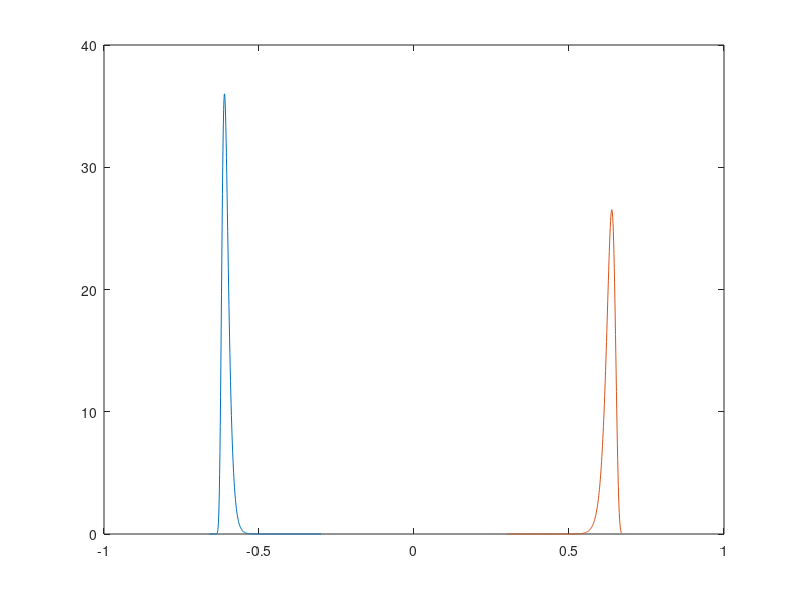

This figure's MATLAB source:
clear,clc,close

%% (1) PDFy MLE for sigma=0.01 and 0.012
load('LinearAndThirdOrderFitOfAandBversusSigma4Weibull.mat') %%obtained from the code file 'Estimateofabversussigma.m'
Sig=[0.01,0.012];

YL=-0.66:0.001:-0.3;
aL=pla(1)*Sig+pla(2);
bL=plb(1)*Sig.^3+plb(2)*Sig.^2+plb(3)*Sig+plb(4);

EstimateWLeft=zeros(length(Sig),length(YL));
for ii=1:length(Sig)
    EstimateWLeft(ii,:)=bL(ii)./aL(ii).*(abs(YL)./aL(ii)).^(bL(ii)-1).*exp(-(abs(YL)./aL(ii)).^bL(ii));
end

YR=0.3:0.001:0.67;
aR=pra(1)*Sig+pra(2);
bR=prb(1)*Sig.^3+prb(2)*Sig.^2+prb(3)*Sig+prb(4);
EstimateWRight=zeros(length(Sig),length(YR));
for ii=1:length(Sig)
    EstimateWRight(ii,:)=bR(ii)./aR(ii).*(abs(YR)./aR(ii)).^(bR(ii)-1).*exp(-(abs(YR)./aR(ii)).^bR(ii));
end
plot(YL,EstimateWLeft(1,:))
hold on
plot(YR,EstimateWRight(1,:))
%% (2) PDFtheta sigma=0.01 and 0.012
% load('Sigma0d1and0d12PDFy.mat') %%% obtained from the above (1)
% load('Zxya0d9epsilon1em4dt1em6.mat') %% Phase sensitivity function result obtained by the adjoint method. The adjoint method can be referred from e.g., Nakao 2016 Contemporary Physics and code therein.
% %%%%%%%%%%%% left %%%%%%%%%%%%%%%%%%%%%
% labelL=find(output(:,2)<0);
% theL=output(labelL,1);YtheL=output(labelL,3);
% labL=zeros(1,length(YL));
% for ii=1:length(YL)
%     [~,labL(ii)]=min(abs(YL(ii)-YtheL));
% end
% TheL=theL(labL);
% normleft1=abs(trapz(TheL,EstimateWLeft(1,:)));
% normleft2=abs(trapz(TheL,EstimateWLeft(2,:)));
% 
% %%%%%%%%%%%% right %%%%%%%%%%%%%%%%%%%%%
% labelR=find(output(:,2)>0);
% theR=output(labelR,1);YtheR=output(labelR,3);
% labR=zeros(1,length(YR));
% for ii=1:length(YR)
%     [~,labR(ii)]=min(abs(YR(ii)-YtheR));
% end
% TheR=theR(labR);
% normright1=abs(trapz(TheR,EstimateWRight(1,:)));
% normright2=abs(trapz(TheR,EstimateWRight(2,:)));

%% (3) Ktheta versus PDFtheta
% load('Ktheta(JumpStrength).mat') %% obtained from the code file 'ThetaJumpleft2right.m'
% load('Sigma0d1and0d12PDFtheta.mat') %%% obtained from the above (2)
% thelK=thetal(labL);
% therK=thetar(labR);
% LL=zeros(1,length(TheL));
% LR=zeros(1,length(TheR));
% for ii=1:length(TheL)
%     [~,LL(ii)]=min(abs(TheL(ii)-thelK));
% end
% for ii=1:length(TheR)
%     [~,LR(ii)]=min(abs(TheR(ii)-therK));
% end
% TheKL=KthetaL(LL);TheKR=KthetaR(LR);
% Kthe1=abs(trapz(TheL,TheKL'.*EstimateWLeft(1,:)/normleft1))+abs(trapz(TheR,TheKR'.*EstimateWRight(1,:)/normright1));
% Kthe2=abs(trapz(TheL,TheKL'.*EstimateWLeft(2,:)/normleft2))+abs(trapz(TheR,TheKR'.*EstimateWRight(2,:)/normright2));

%% (4) Coupling function Gammad(phi)
%%%%%%%%%%%%%%%%% mean theta on the left and right %%%%%%%%%%%%%%
% load('Sigma0d1and0d12PDFtheta.mat') %%Obtained from the above (2)
% load('LinearAndThirdOrderFitOfAandBversusSigma4Weibull.mat') %%obtained from the code file 'Estimateofabversussigma.m'
% aL=pla(1)*Sig+pla(2);
% bL=plb(1)*Sig.^3+plb(2)*Sig.^2+plb(3)*Sig+plb(4);
% aR=pra(1)*Sig+pra(2);
% bR=prb(1)*Sig.^3+prb(2)*Sig.^2+prb(3)*Sig+prb(4);
% meanLy=-aL.*gamma((bL+1)./bL); %%% the mean value of the Weibull distribution is a*Gamma((b+1)/b)
% meanRy=aR.*gamma((bR+1)./bR);
% 
% load('Zxya0d9epsilon1em4dt1em6.mat') %% Phase sensitivity function result obtained by the adjoint method. The adjoint method can be referred from e.g., Nakao 2016 Contemporary Physics and code therein.
% labelL=find(output(:,2)<0);
% theL=output(labelL,1);YtheL=output(labelL,3);
% meanL=zeros(1,length(Sig));
% for ii=1:length(Sig)
%     [~,lab]=min(abs(meanLy(ii)-YtheL));
%     meanL(ii)=theL(lab);
% end
% labelR=find(output(:,2)>0);
% theR=output(labelR,1);YtheR=output(labelR,3);
% meanR=zeros(1,length(Sig));
% for ii=1:length(Sig)
%     [~,lab]=min(abs(meanRy(ii)-YtheR));
%     meanR(ii)=theR(lab);
% end
% clear labelL labelR output theL theR YtheL YtheR
% %%%%%%%%%%%%%%%%%%%%%%%%%%%%%%%%%%%%%%%%%%%%%%%%%%%%%%%%%%%%% 
% 
% load('KtheSigma0d01and0d012.mat')
% load('Zxya0d9epsilon1em4dt1em6.mat')
% load('Ktheta(JumpStrength).mat')
% outputN=output(end:-1:1,:);
% %     Gammatheta=zeros(dN,1);
% Nz=zeros(1,2);
%     for ii=1:length(meanL)
%         thejumpL=meanL(ii);thejumpR=meanR(ii);
%         [~,labR]=min(abs(outputN(:,1)-thejumpR));
%         [~,labL]=min(abs(outputN(:,1)-thejumpL));
%         [~,labJR]=min(abs(thetar-thejumpR));[~,labRj]=min(abs(outputN(:,1)-thetaljump(labJR)));
%         [~,labJL]=min(abs(thetal-thejumpL));[~,labLj]=min(abs(outputN(:,1)-thetarjump(labJL)));
%         LabelSum=[1:1:labR labRj:1:labL labLj:1:length(outputN(:,1))];
%         magnifrac=2*pi/(2*pi-(outputN(labRj,1)-outputN(labR,1)+outputN(labLj,1)-outputN(labL,1)));
%         outputZ=[outputN(LabelSum,5)*magnifrac,outputN(LabelSum,1),outputN(LabelSum,3)];% Zy, phi, y
%         if ii==1
%             ZythetaN1=outputZ; 
%             Nz(ii)=size(outputZ,1);
%         else
%             ZythetaN2=outputZ;
%             Nz(ii)=size(outputZ,1);
%         end
%         
%     end
%     clear output outputN outputZ
%     
%     ZythetaN1(:,2)=linspace(0,2*pi,Nz(1));
%     ZythetaN2(:,2)=linspace(0,2*pi,Nz(2));
%     NGamma=1000;
%     thetaset=linspace(0,2*pi,NGamma);
%     ZythetaN=zeros(NGamma,4);
%     for ii=1:NGamma
%         [~,lab]=min(abs(ZythetaN1(:,2)'-thetaset(ii)));ZythetaN(ii,1:2)=ZythetaN1(lab,[1,3]); %%% Zy, y
%         [~,lab]=min(abs(ZythetaN2(:,2)'-thetaset(ii)));ZythetaN(ii,3:4)=ZythetaN2(lab,[1,3]);
%     end
%     ZythetaN=[ZythetaN;ZythetaN];%%% double period
%     Gammatheta=zeros(2,NGamma);
%     for ii=1:NGamma
%         Gammatheta(1,ii)=1/2/pi*sum(ZythetaN(ii:NGamma+ii-1,1).*(ZythetaN(1:NGamma,4)-ZythetaN(ii:NGamma+ii-1,2)))*2*pi/NGamma;
%         Gammatheta(2,ii)=1/2/pi*sum(ZythetaN(1:NGamma,3).*(ZythetaN(ii:NGamma+ii-1,2)-ZythetaN(1:NGamma,4)))*2*pi/NGamma;
%     end
%     Gammathetad=(Gammatheta(1,:)-Gammatheta(2,:));
%     plot(thetaset,Gammathetad)
%% (5) reduced and averaged model
% load('Gamma12andGammad.mat') %%% obtained from the above (4)
% load('KtheSigma0d01and0d012.mat') %% obtained from the code file 'ThetaJumpleft2right.m'
% omega1=omega/(1-Kthe1/2/pi);
% omega2=omega/(1-Kthe2/2/pi);
% delta=omega1-omega2;
% mu=[0.02,0.15];
% 
% muc=mu(2);
% phi0=6;dt=0.01;ts=0;te=200;
% [t,phi]=EulerPhi(phi0,dt,ts,te,Gammathetad,delta,muc);
% plot(t(1:10:end),phi(1:10:end),'-k')
% hold on

%% (6) original model
% ts=0;te=200;
% h=1e-5;
% load('Zxya0d9epsilon1em4dt1em6.mat')
% Sig=[0.01,0.012];
% mu=0.15;
% phi0=0;
% [~,lab2]=min(abs(output(:,1)-0));
% [~,lab1]=min(abs(output(:,1)-phi0));
% xy1=output(lab1,2:3);
% xy2=output(lab2,2:3);
% 
% 
% outputPositiveX=output(output(:,2)>=0,[1,3]);
% outputNegativeX=output(output(:,2)<0,[1,3]);
% outputPositiveX=outputPositiveX(1:50:end,:);
% outputNegativeX=outputNegativeX(1:50:end,:);
% 
% samplenum=100;xynDist=1000;
% phi=zeros(2*(floor((te-ts)/h/xynDist)+1),samplenum);
% parfor ss=1:samplenum
%     [~,phi(:,ss)]=par4originalphi(ss,xy1,xy2,h,ts,te,Sig,mu,xynDist,outputPositiveX,outputNegativeX);
% end
% t=linspace(ts,te,size(phi,1)/2);
% plot(t,phi(1:size(phi,1)/2,1))
% hold on
% plot(t,phi(size(phi,1)/2+1:end,1))

% % plot(t(1:1000:end),xyN(:,4))
% % hold on
% % plot(t(1:1000:end),xyN(:,2))


%% (7) reduced phase equation before averaging 
% load('LinearAndThirdOrderFitOfAandBversusSigma4Weibull.mat')
% Sig=[0.01,0.012];
% aL=pla(1)*Sig+pla(2);
% bL=plb(1)*Sig.^3+plb(2)*Sig.^2+plb(3)*Sig+plb(4);
% aR=pra(1)*Sig+pra(2);
% bR=prb(1)*Sig.^3+prb(2)*Sig.^2+prb(3)*Sig+prb(4);
% yy1=-0.667:0.0001:0;
% yy2=0:0.0001:0.667;
% CDFL=[1-exp(-(abs(yy1)/aL(1)).^bL(1));1-exp(-(abs(yy1)/aL(2)).^bL(2))];
% CDFR=[1-exp(-(yy2/aR(1)).^bR(1));1-exp(-(yy2/aR(2)).^bR(2))];
% load('Zxya0d9epsilon1em4dt1em6.mat')
% outputLTheta=output(output(:,2)<0,[1,3]);
% outputRTheta=output(output(:,2)>0&output(:,3)>0,[1,3]);
% Theleft=zeros(1,length(yy1));
% Theright=zeros(1,length(yy2));
% for ii=1:length(yy1)
%     [~,lab]=min(abs(yy1(ii)-outputLTheta(:,2)));
%     Theleft(ii)=outputLTheta(lab,1);
% end
% for ii=1:length(yy2)
%     [~,lab]=min(abs(yy2(ii)-outputRTheta(:,2)));
%     Theright(ii)=outputRTheta(lab,1);
% end
%%%%%%%%%%%%%% jump position CDF random generation
% load('CDFYandThetaSigma0d01and0d012dy0d0001.mat')
% load('Ktheta(JumpStrength).mat')
% Nsample=2e4;
% JumpLtheta=zeros(2,Nsample);
% JumpRtheta=zeros(2,Nsample);
% for kk=1:2
%     UsamL=rand(Nsample,1);
%     UsamR=rand(Nsample,1);
%     thetajumpL=zeros(Nsample,1);
%     thetajumpR=zeros(Nsample,1);
%     
%     for ii=1:Nsample
%         [~,lab]=min(abs(UsamL(ii)-CDFL(kk,:)));
%         thetajumpL(ii)=Theleft(lab);
%         [~,lab]=min(abs(UsamR(ii)-CDFR(kk,:)));
%         thetajumpR(ii)=Theright(lab);
%     end
%     JumpLtheta(kk,:)=thetajumpL;
%     JumpRtheta(kk,:)=thetajumpR;
% end
% load('Ktheta(JumpStrength).mat')
% thetakL=thetal(labL);thetakR=thetar(labR);
% JumpLtheta=JumpLtheta(:);JumpRtheta=JumpRtheta(:);
% JumpLthetaR=zeros(length(JumpLtheta),1);JumpRthetaL=zeros(length(JumpRtheta),1);
% for ii=1:length(JumpLtheta)
%     [~,lab]=min(abs(JumpLtheta(ii)-thetakL));
%     JumpLthetaR(ii)=thetakL(lab)+KthetaL(lab);
% end
% for ii=1:length(JumpRtheta)
%     [~,lab]=min(abs(JumpRtheta(ii)-thetakR));
%     JumpRthetaL(ii)=thetakR(lab)+KthetaR(lab);
% end
% JumpLtheta=reshape(JumpLtheta,2,[]);
% JumpRtheta=reshape(JumpRtheta,2,[]);
% JumpLthetaR=reshape(JumpLthetaR,2,[]);
% JumpRthetaL=reshape(JumpRthetaL,2,[]);
%%%%%%%%%%%%%%%%%%%%%%%%%%%%%%%%%%%
% 
% load('Zxya0d9epsilon1em4dt1em6.mat')
% outputTheandYandZy=output(end:-1:1,[1,2,3,5]);
% clearvars -except omega outputTheandYandZy thetakL thetakR KthetaL KthetaR
% load('JumpLRthetaSig0d01and0d012N20000.mat')
% 
% phi0=[0,0];
% h=0.01;ts=0;te=200;
% Sig=[0.01,0.012];
% mu=0.15;
% samplenum=100;
% t=ts:h:te;
% phi=zeros(2*length(t),samplenum);
% parfor jj=1:samplenum
%     [~,phi(:,jj)]=EulerCoupledReducedBeforeAverage(jj,samplenum,omega,phi0,h,ts,te,mu,outputTheandYandZy,JumpLtheta,JumpRtheta,JumpLthetaR,JumpRthetaL);
% end
% 
